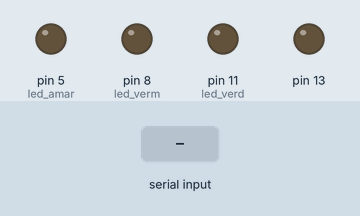
Bench run of a sketch on a simulated Arduino Uno, built with avr-gcc and run on an emulated ATmega328P. Shown: output pins drawn as LEDs (lit = HIGH). Inputs (shaded band) come from the test bench.

Above: at 1.2 s.
1.3 s: "Y" received over Serial
At 1.6 s:
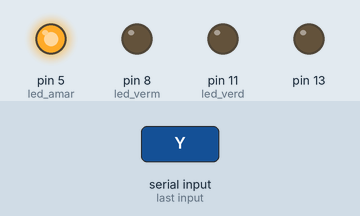
2.8 s: "G" received over Serial
At 4.0 s:
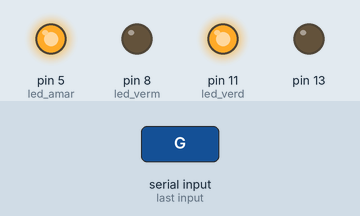
4.3 s: "y" received over Serial
At 5.1 s:
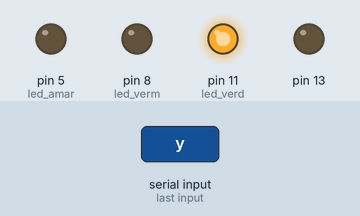
5.8 s: "R" received over Serial
At 6.3 s:
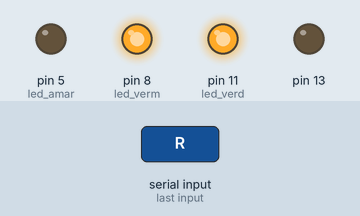
7.3 s: "g" received over Serial
At 8.5 s:
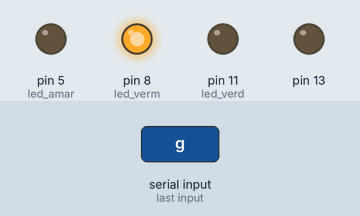
8.8 s: "r" received over Serial
At 9.7 s:
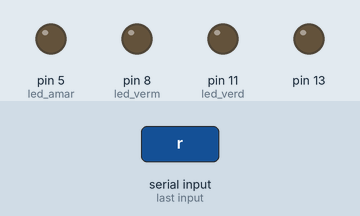
Timing chart, 0 to 11.3 s (numbered marks = the images above; inputs shaded):
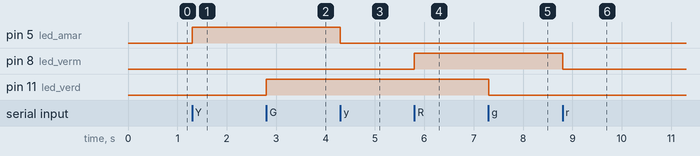

The sketch:

sketch_may24a.ino
```cpp
const int led_amar = 5;
const int led_verd = 11;
const int led_verm = 8;
char luz;
void setup() {
pinMode (led_amar,OUTPUT);
pinMode (led_verd,OUTPUT);
pinMode (led_verm,OUTPUT);
pinMode (13,OUTPUT);
digitalWrite (13,LOW);
Serial.begin (9600);
}

void loop() {
if(Serial.available ()) {
 luz = Serial.read ();
   if ( luz == 'Y' ) {
    digitalWrite(led_amar,HIGH);
  }
   else if ( luz == 'y') {
    digitalWrite (led_amar,LOW);
  }
   else if (luz == 'G') {
    digitalWrite (led_verd,HIGH);
  }
   else if (luz == 'g') {
    digitalWrite (led_verd,LOW);
  }
   else if (luz == 'R') {
    digitalWrite (led_verm, HIGH);
  }
   else if (luz == 'r') {
    digitalWrite (led_verm, LOW);
  }
   else {
    Serial.println ("Insira um dos seguintes caracteres: G, R ou Y");
    delay (5000);
   }
 }
}
```

Measured:
- after the input at 1.3 s, pin 5 (led_amar): LOW → HIGH at once
- after the input at 2.8 s, pin 11 (led_verd): LOW → HIGH at once
- after the input at 4.3 s, pin 5 (led_amar): HIGH → LOW at once
- after the input at 5.8 s, pin 8 (led_verm): LOW → HIGH at once
- after the input at 7.3 s, pin 11 (led_verd): HIGH → LOW at once
- after the input at 8.8 s, pin 8 (led_verm): HIGH → LOW at once
